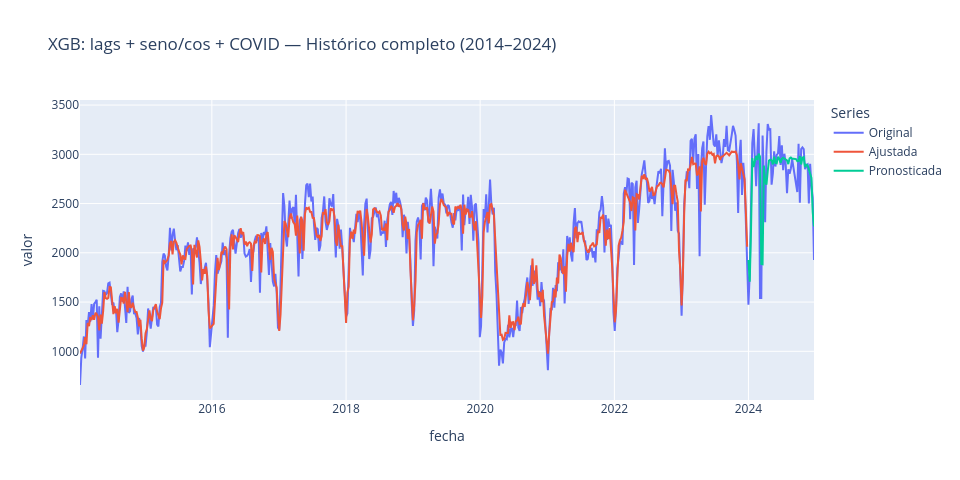

Here is the notebook cell this chart was saved with:
### Code cell
title = "XGB: lags + seno/cos + COVID — Histórico completo (2014–2024)"

# Los datos a graficar
data_tuples = (
    (df_original, 'Original'),
    (df_ajustado, 'Ajustada'),
    (df_pronostico, 'Pronosticada'),
)

plot_forecast(
    *data_tuples,  # Desempaqueta los datos
    y='valor',
    title=title,
    **common_plot_args  # Desempaqueta los argumentos comunes
)

### Figure 1 — Plotly figure (JSON) as saved in the notebook; plotly's stock layout.template omitted (floating-point values rounded to 4 significant figures; data arrays with more than 128 entries replaced by an {"elided": "..."} marker saying what was removed)
{"data": [{"customdata": {"elided": "568x1 int values"}, "hovertemplate": "<b>Original</b><br>Fecha: %{x}<br>valor: %{y}<br>Semana: %{customdata[0]}<extra></extra>", "mode": "lines", "name": "Original", "type": "scatter", "x": {"elided": "568 str values"}, "y": {"elided": "568 float values"}}, {"customdata": {"elided": "516x1 int values"}, "hovertemplate": "<b>Ajustada</b><br>Fecha: %{x}<br>valor: %{y}<br>Semana: %{customdata[0]}<extra></extra>", "mode": "lines", "name": "Ajustada", "type": "scatter", "x": {"elided": "516 str values"}, "y": {"elided": "516 float values"}}, {"customdata": [[1], [2], [3], [4], [5], [6], [7], [8], [9], [10], [11], [12], [13], [14], [15], [16], [17], [18], [19], [20], [21], [22], [23], [24], [25], [26], [27], [28], [29], [30], [31], [32], [33], [34], [35], [36], [37], [38], [39], [40], [41], [42], [43], [44], [45], [46], [47], [48], [49], [50], [51], [52]], "hovertemplate": "<b>Pronosticada</b><br>Fecha: %{x}<br>valor: %{y}<br>Semana: %{customdata[0]}<extra></extra>", "mode": "lines", "name": "Pronosticada", "type": "scatter", "x": ["2024-01-01T00:00:00", "2024-01-08T00:00:00", "2024-01-15T00:00:00", "2024-01-22T00:00:00", "2024-01-29T00:00:00", "2024-02-05T00:00:00", "2024-02-12T00:00:00", "2024-02-19T00:00:00", "2024-02-26T00:00:00", "2024-03-04T00:00:00", "2024-03-11T00:00:00", "2024-03-18T00:00:00", "2024-03-25T00:00:00", "2024-04-01T00:00:00", "2024-04-08T00:00:00", "2024-04-15T00:00:00", "2024-04-22T00:00:00", "2024-04-29T00:00:00", "2024-05-06T00:00:00", "2024-05-13T00:00:00", "2024-05-20T00:00:00", "2024-05-27T00:00:00", "2024-06-03T00:00:00", "2024-06-10T00:00:00", "2024-06-17T00:00:00", "2024-06-24T00:00:00", "2024-07-01T00:00:00", "2024-07-08T00:00:00", "2024-07-15T00:00:00", "2024-07-22T00:00:00", "2024-07-29T00:00:00", "2024-08-05T00:00:00", "2024-08-12T00:00:00", "2024-08-19T00:00:00", "2024-08-26T00:00:00", "2024-09-02T00:00:00", "2024-09-09T00:00:00", "2024-09-16T00:00:00", "2024-09-23T00:00:00", "2024-09-30T00:00:00", "2024-10-07T00:00:00", "2024-10-14T00:00:00", "2024-10-21T00:00:00", "2024-10-28T00:00:00", "2024-11-04T00:00:00", "2024-11-11T00:00:00", "2024-11-18T00:00:00", "2024-11-25T00:00:00", "2024-12-02T00:00:00", "2024-12-09T00:00:00", "2024-12-16T00:00:00", "2024-12-23T00:00:00"], "y": [1928.0, 1706.0, 2226.0, 2962.0, 2872.0, 2925.0, 2984.0, 2942.0, 3006.0, 2975.0, 1887.0, 1884.0, 2886.0, 2720.0, 2692.0, 2828.0, 2937.0, 2945.0, 2938.0, 2898.0, 2976.0, 2913.0, 2909.0, 2974.0, 2954.0, 2912.0, 2954.0, 2965.0, 2958.0, 2948.0, 2938.0, 2901.0, 2959.0, 2967.0, 2955.0, 2955.0, 2954.0, 2952.0, 2930.0, 2933.0, 2982.0, 2897.0, 2966.0, 2972.0, 2870.0, 2895.0, 2890.0, 2845.0, 2782.0, 2760.0, 2414.0, 2267.0]}], "layout": {"height": 480, "hovermode": "x unified", "legend": {"title": {"text": "Series"}}, "title": {"text": "XGB: lags + seno/cos + COVID — Histórico completo (2014–2024)"}, "width": 960, "xaxis": {"title": {"text": "fecha"}}, "yaxis": {"title": {"text": "valor"}}}}
